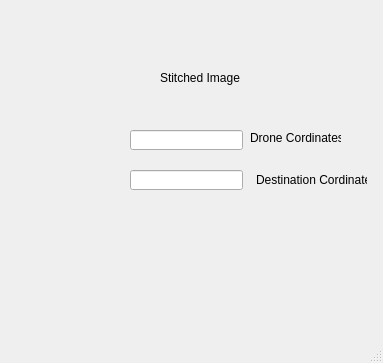
<?xml version="1.0" encoding="UTF-8"?>
<ui version="4.0">
 <class>ProcessWindow</class>
 <widget class="QMainWindow" name="ProcessWindow">
  <property name="geometry">
   <rect>
    <x>0</x>
    <y>0</y>
    <width>383</width>
    <height>363</height>
   </rect>
  </property>
  <property name="windowTitle">
   <string>Process</string>
  </property>
  <widget class="QWidget" name="centralwidget">
   <widget class="QLabel" name="label">
    <property name="geometry">
     <rect>
      <x>160</x>
      <y>70</y>
      <width>81</width>
      <height>16</height>
     </rect>
    </property>
    <property name="text">
     <string>Stitched Image</string>
    </property>
   </widget>
   <widget class="QLineEdit" name="lineEdit">
    <property name="geometry">
     <rect>
      <x>130</x>
      <y>130</y>
      <width>113</width>
      <height>20</height>
     </rect>
    </property>
   </widget>
   <widget class="QLineEdit" name="lineEdit_2">
    <property name="geometry">
     <rect>
      <x>130</x>
      <y>170</y>
      <width>113</width>
      <height>20</height>
     </rect>
    </property>
   </widget>
   <widget class="QLabel" name="label_2">
    <property name="geometry">
     <rect>
      <x>250</x>
      <y>130</y>
      <width>91</width>
      <height>16</height>
     </rect>
    </property>
    <property name="text">
     <string>Drone Cordinates</string>
    </property>
   </widget>
   <widget class="QLabel" name="label_3">
    <property name="geometry">
     <rect>
      <x>256</x>
      <y>170</y>
      <width>111</width>
      <height>20</height>
     </rect>
    </property>
    <property name="text">
     <string>Destination Cordinates</string>
    </property>
   </widget>
  </widget>
  <widget class="QMenuBar" name="menubar">
   <property name="geometry">
    <rect>
     <x>0</x>
     <y>0</y>
     <width>383</width>
     <height>22</height>
    </rect>
   </property>
  </widget>
  <widget class="QStatusBar" name="statusbar"/>
 </widget>
 <resources/>
 <connections/>
</ui>
